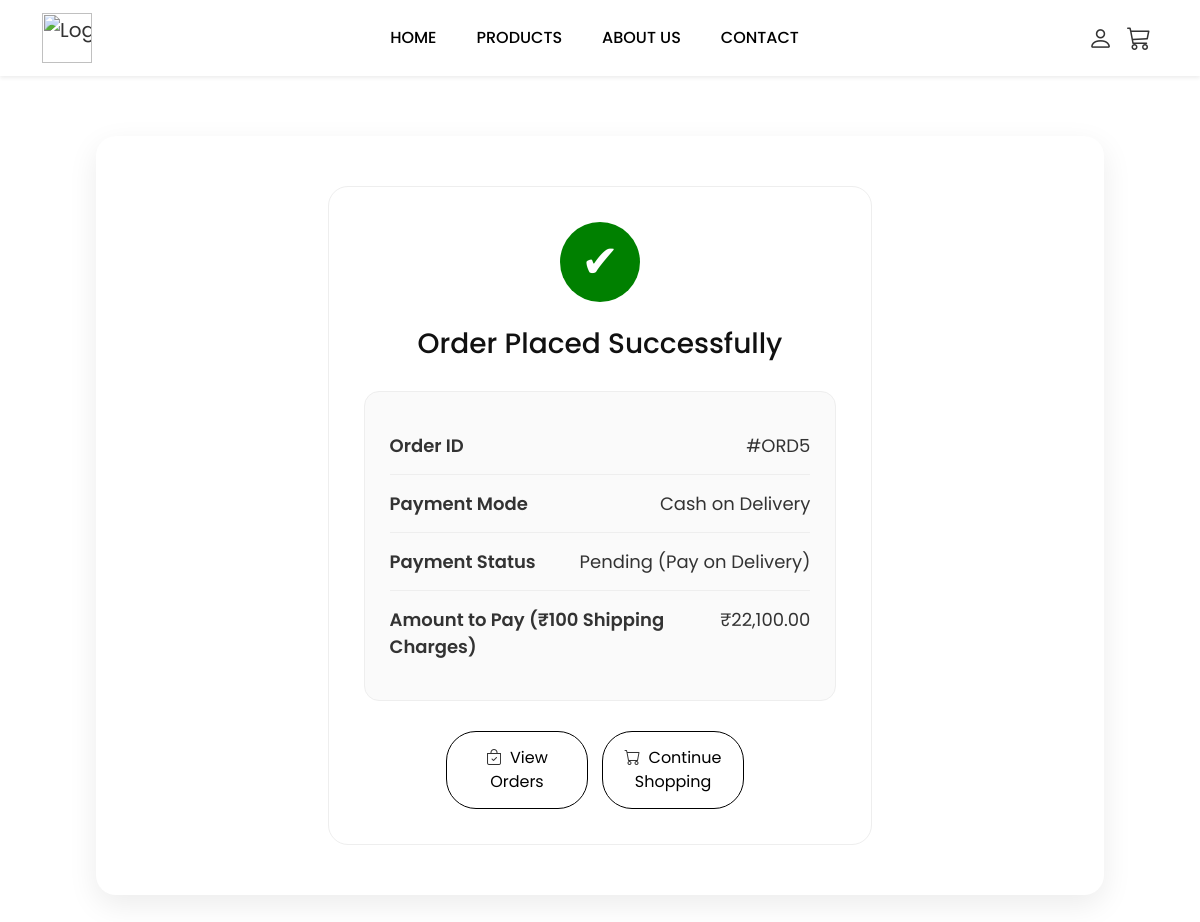
Screenshot of /order-sucess.php (signed in) with the database file from the repository.
### tables this page shows
CREATE TABLE `orders` (
  `order_id` int NOT NULL,
  `user_id` int NOT NULL,
  `customer_name` varchar(100) NOT NULL,
  `phone` varchar(15) NOT NULL,
  `amount` decimal(10,2) NOT NULL,
  `payment_status` varchar(50) NOT NULL DEFAULT 'Pending',
  `order_status` varchar(50) NOT NULL DEFAULT 'Processing',
  `created_at` timestamp NULL DEFAULT CURRENT_TIMESTAMP,
  `address_id` int DEFAULT NULL
);

### order-sucess.php (the view, shortened to what this page needs)
<?php
include 'assets/includes/db.php';
$user_id = $_SESSION['user_id'];
if (isset($_SESSION['order_id'])) {
    $order_id = $_SESSION['order_id'];
} else {
    $latest_order = mysqli_query($conn, "SELECT order_id FROM orders WHERE user_id = '$user_id' ORDER BY order_id DESC LIMIT 1");
    if ($latest_order && mysqli_num_rows($latest_order) > 0) {
        $row = mysqli_fetch_assoc($latest_order);
        $order_id = $row['order_id'];
    } else {
        header("Location: products.php");
        exit();
    }
}
$query = "SELECT * FROM orders WHERE order_id = '$order_id' AND user_id = '$user_id'";
$result = mysqli_query($conn, $query);
if ($result && mysqli_num_rows($result) > 0) {
    $order = mysqli_fetch_assoc($result);
} else {
    header("Location: products.php");
    exit();
}
?>
<?php include 'assets/includes/header.php'; ?>
<section class="order-success-section">
    <div class="success-box">
        <div class="success-icon">✔</div>
        <h2>Order Placed Successfully</h2>
        <div class="order-details">
            <div class="order-row">
                <span class="order-label">Order ID</span>
                <span>#ORD<?php echo htmlspecialchars($order['order_id']); ?></span>
            </div>
            <div class="order-row">
                <span class="order-label">Payment Mode</span>
                <span><?php echo htmlspecialchars($order['payment_method'] ?? 'Cash on Delivery'); ?></span>
            </div>
            <div class="order-row">
                <span class="order-label">Payment Status</span>
                <span><?php echo htmlspecialchars($order['payment_status']); ?> (Pay on Delivery)</span>
            </div>
            <div class="order-row last-row">
                <span class="order-label">Amount to Pay (₹100 Shipping Charges)</span>
                <span>₹<?php echo number_format(($order['amount'] ?? 0) + 100, 2); ?></span>
            </div>
        </div>
        <a href="my-orders.php" class="continue-btn"><i class="bi bi-bag-check me-2"></i>View Orders</a>
        <a href="index.php" class="continue-btn"><i class="bi bi-cart me-2"></i>Continue Shopping</a>
    </div>
</section>

### assets/css/style.css (style rules this page uses)
* { margin: 0; padding: 0; font-family: 'Poppins', sans-serif; color: #333; }
html { overflow-y: scroll; }

### order-sucess.php (style rules this page uses)
.order-success-section { width: 84%; margin: 60px auto; padding: 50px; background: #fff; border-radius: 20px; box-shadow: 0 10px 30px rgba(0, 0, 0, 0.08); font-family: "Cinzel", serif; }
.success-box { width: 60%; margin: auto; padding: 35px; border: 1px solid #eee; border-radius: 20px; text-align: center; }
.success-icon { width: 80px; height: 80px; margin: auto; border-radius: 50%; background: green; color: #fff; display: flex; justify-content: center; align-items: center; font-size: 45px; margin-bottom: 25px; }
.success-box h2 { font-size: 28px; margin-bottom: 30px; color: #111; }
.order-details { background: #fafafa; border: 1px solid #eee; border-radius: 15px; padding: 25px; text-align: left; }
.order-row { display: flex; justify-content: space-between; padding: 15px 0; font-size: 18px; border-bottom: 1px solid #eee; }
.last-row { border-bottom: none; }
.order-label { font-weight: 600; }
.continue-btn { display: inline-block; width: 30%; margin-top: 30px; margin-right: 10px; padding: 14px; background: #fff; color: #000; text-align: center; text-decoration: none; border: 1px solid #000; border-radius: 30px; transition: 0.3s; font-size: 16px; }

### rows the page displays
orders: order_id "5", payment_status "Pending", ($order['amount'] ?? 0) + 100 "22,100.00"

### other values shown
$order['payment_method'] "Cash on Delivery"
